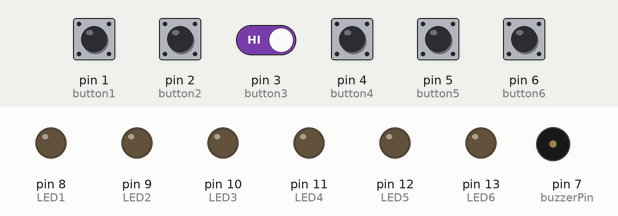
The sketch below on a simulated Arduino Uno, built with avr-gcc and run on an emulated ATmega328P. Parts: output pins drawn as LEDs (lit = HIGH), buzzer (waves = sounding). Inputs (shaded band) come from the test bench; at power-on: pin 1 (button1), pin 2 (button2), pin 3 (button3), pin 4 (button4), pin 5 (button5), pin 6 (button6) HIGH.

Above: at 1.2 s.
1.3 s: pin 6 (button6) pulled LOW for 0.15 s
At 1.6 s:
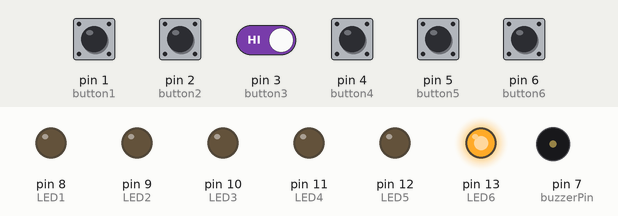
2.9 s: pin 1 (button1) pulled LOW for 0.15 s
At 4.9 s:
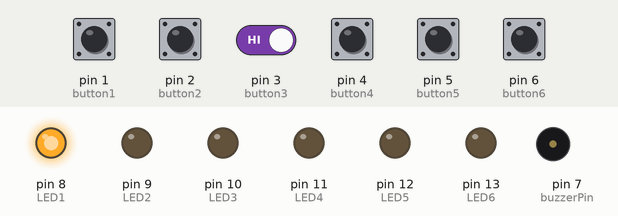
5.6 s: pin 6 (button6) pulled LOW for 1 s
At 5.7 s:
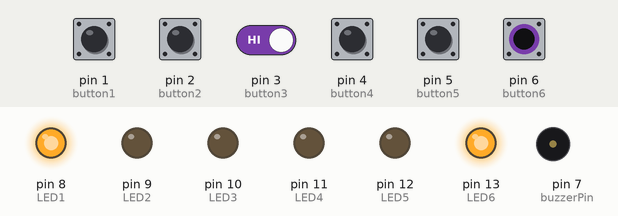
8.1 s: pin 2 (button2) pulled LOW for 0.15 s
At 10.1 s:
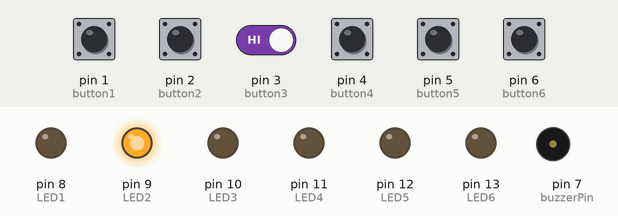
10.8 s: pin 3 (button3) driven LOW and pin 6 (button6) driven LOW
At 11.4 s:
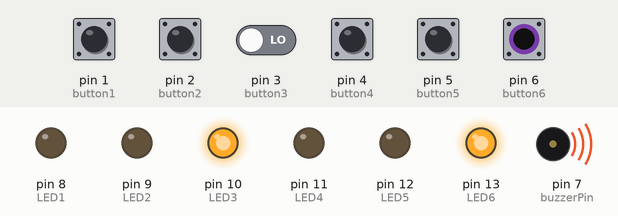
13.8 s: pin 6 (button6) driven HIGH
At 15.7 s:
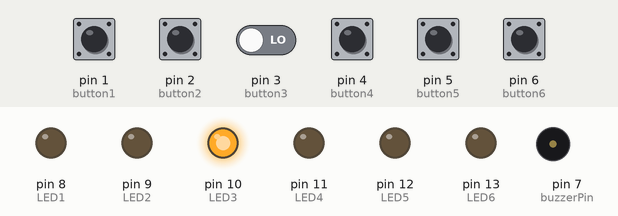
Timing chart, 0 to 17.2 s (numbered marks = the images above; inputs shaded):
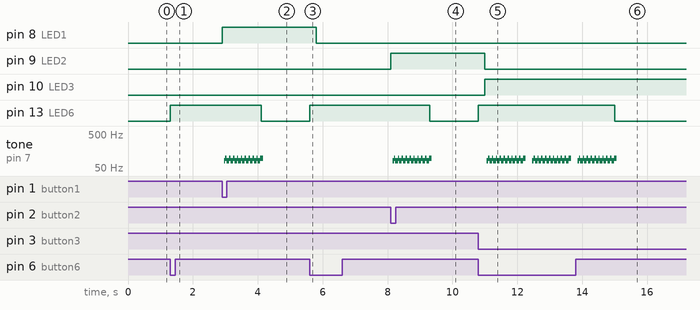

The sketch:

quizbuzzer.ino
```cpp
#define button1 1 //the number of the button 1
#define button2 2
#define button3 3
#define button4 4
#define button5 5
#define button6 6
#define buzzerPin 7
#define LED1 8
#define LED2 9
#define LED3 10
#define LED4 11
#define LED5 12
#define LED6 13
#define uint8 unsigned char
uint8 flag = 0; //used to indicate the state of button4 key
uint8 b1State, b2State, b3State, b4State, b5State, b6State = 0;

void setup() {
  // put your setup code here, to run once:
  pinMode(LED1, OUTPUT);
  pinMode(buzzerPin, OUTPUT);
  pinMode(LED2, OUTPUT);
  pinMode(LED3, OUTPUT);
  pinMode(LED6, OUTPUT);
  pinMode(LED4, OUTPUT);
  pinMode(LED5, OUTPUT);
  pinMode(LED6, OUTPUT);
  //initialize button1, button2, and button3 as input, combined with pullup
  pinMode(button1, INPUT_PULLUP);
  pinMode(button2, INPUT_PULLUP);
  pinMode(button3, INPUT_PULLUP);
  pinMode(button4, INPUT_PULLUP);
  pinMode(button5, INPUT_PULLUP);
  pinMode(button6, INPUT_PULLUP);

  digitalWrite(LED1, LOW);
  digitalWrite(LED2, LOW);
  digitalWrite(LED3, LOW);
  digitalWrite(LED6, LOW);
  digitalWrite(LED4, LOW);
  digitalWrite(LED5, LOW);
  digitalWrite(LED6, LOW);
}

void loop() {
  // put your main code here, to run repeatedly:

  //read the state of the button4
  b6State = digitalRead(button6); //b6state = digitalRead(button6);
  //when button6 pressed
  if(b6State == 0)
  {
    if(b6State == 0) //confirm that the button is pressed
    {
      flag = 1;  //if so, flag is 1
      digitalWrite(LED6, HIGH); //turn the host LED on
      delay(200);
    }
  digitalWrite(LED1, LOW);
  digitalWrite(LED2, LOW);
  digitalWrite(LED3, LOW);
  digitalWrite(LED4, LOW);
  digitalWrite(LED5, LOW);
  }

  if(1 == flag)
  {
    //read the state of the button of buttons
    b1State = digitalRead(button1);
    b2State = digitalRead(button2);
    b3State = digitalRead(button3);
    b4State = digitalRead(button4);
    b5State = digitalRead(button5);
    b6State = digitalRead(button6);

    //If button1, press the first
    if(b1State == 0)
    {
      flag = 0;
      digitalWrite(LED1, HIGH);//turn on LED1 only
      Alarm(); //buzzer sound
      digitalWrite(LED2, LOW);
      digitalWrite(LED3, LOW);
      digitalWrite(LED4, LOW);
      digitalWrite(LED5, LOW);
      digitalWrite(LED6, LOW);
      while(digitalRead(button6)); //detect the button4
    }


    if(b2State == 0)
    {
      flag = 0;
     digitalWrite(LED2, HIGH);
      Alarm(); //buzzer sound
      digitalWrite(LED1, LOW); //turn on LED1 only
      digitalWrite(LED3, LOW);
      digitalWrite(LED4, LOW);
      digitalWrite(LED5, LOW);
      digitalWrite(LED6, LOW);
      while(digitalRead(button6)); //detect the button4
    }

    if(b3State == 0)
    {
      flag = 0;
      digitalWrite(LED3, HIGH);
      Alarm(); //buzzer sound
      digitalWrite(LED1, LOW); //turn on LED1 only
      digitalWrite(LED2, LOW);
      digitalWrite(LED4, LOW);
      digitalWrite(LED5, LOW);
      digitalWrite(LED6, LOW);
      while(digitalRead(button6)); //detect the button4
    }

   if(b4State == 0)
   {
    flag = 0;
      digitalWrite(LED4, HIGH);
      Alarm(); //buzzer sound
      digitalWrite(LED1, LOW); //turn on LED1 only
      digitalWrite(LED2, LOW);
      digitalWrite(LED3, LOW);
      digitalWrite(LED5, LOW);
      digitalWrite(LED6, LOW);
      while(digitalRead(button6)); //detect the button4
    }

    if(b5State == 0)
   {
    flag = 0;
    digitalWrite(LED5, HIGH);
    Alarm(); //buzzer sound
    digitalWrite(LED1, LOW); //turn on LED1 only
    digitalWrite(LED2, LOW);
    digitalWrite(LED3, LOW);
    digitalWrite(LED4, LOW);
    digitalWrite(LED6, LOW);
    while(digitalRead(button6)); //detect the button4
   }

  }
}

void Alarm()
{
  for(int i=0;i<100;i++)
  {
    digitalWrite(buzzerPin, HIGH); //buzzer sound
    delay(10);
    digitalWrite(buzzerPin, LOW); //buzzer sound
    delay(2);
  }
}
```

Measured:
- after the input at 1.3 s, pin 13 (LED6): LOW → HIGH at once
- after the input at 2.9 s, pin 8 (LED1): LOW → HIGH at once; pin 13 (LED6): HIGH → LOW after 1.2 s; tone on pin 7 (buzzerPin): plays 83 Hz for 0.04 s, 96 Hz for 0.04 s, 83 Hz for 0.08 s, 96 Hz for 0.04 s, 83 Hz for 0.08 s, 96 Hz for 0.04 s … (20 notes in this stretch), starting after 0.06 s
- after the input at 5.6 s, pin 8 (LED1): HIGH → LOW after 0.20 s; pin 13 (LED6): LOW → HIGH at once
- after the input at 8.1 s, pin 9 (LED2): LOW → HIGH at once; pin 13 (LED6): HIGH → LOW after 1.2 s; tone on pin 7 (buzzerPin): plays 83 Hz for 0.04 s, 96 Hz for 0.04 s, 83 Hz for 0.08 s, 96 Hz for 0.04 s, 83 Hz for 0.08 s, 96 Hz for 0.04 s … (20 notes in this stretch), starting after 0.06 s
- after the input at 10.8 s, pin 9 (LED2): HIGH → LOW after 0.20 s; pin 10 (LED3): LOW → HIGH after 0.20 s; pin 13 (LED6): LOW → HIGH at once; tone on pin 7 (buzzerPin): plays 83 Hz for 0.04 s, 96 Hz for 0.04 s, 83 Hz for 0.08 s, 96 Hz for 0.04 s, 83 Hz for 0.08 s, 96 Hz for 0.04 s … (40 notes in this stretch), starting after 0.26 s
- after the input at 13.8 s, pin 13 (LED6): HIGH → LOW after 1.2 s; tone on pin 7 (buzzerPin): goes on until 15.1 s, then stays silent
